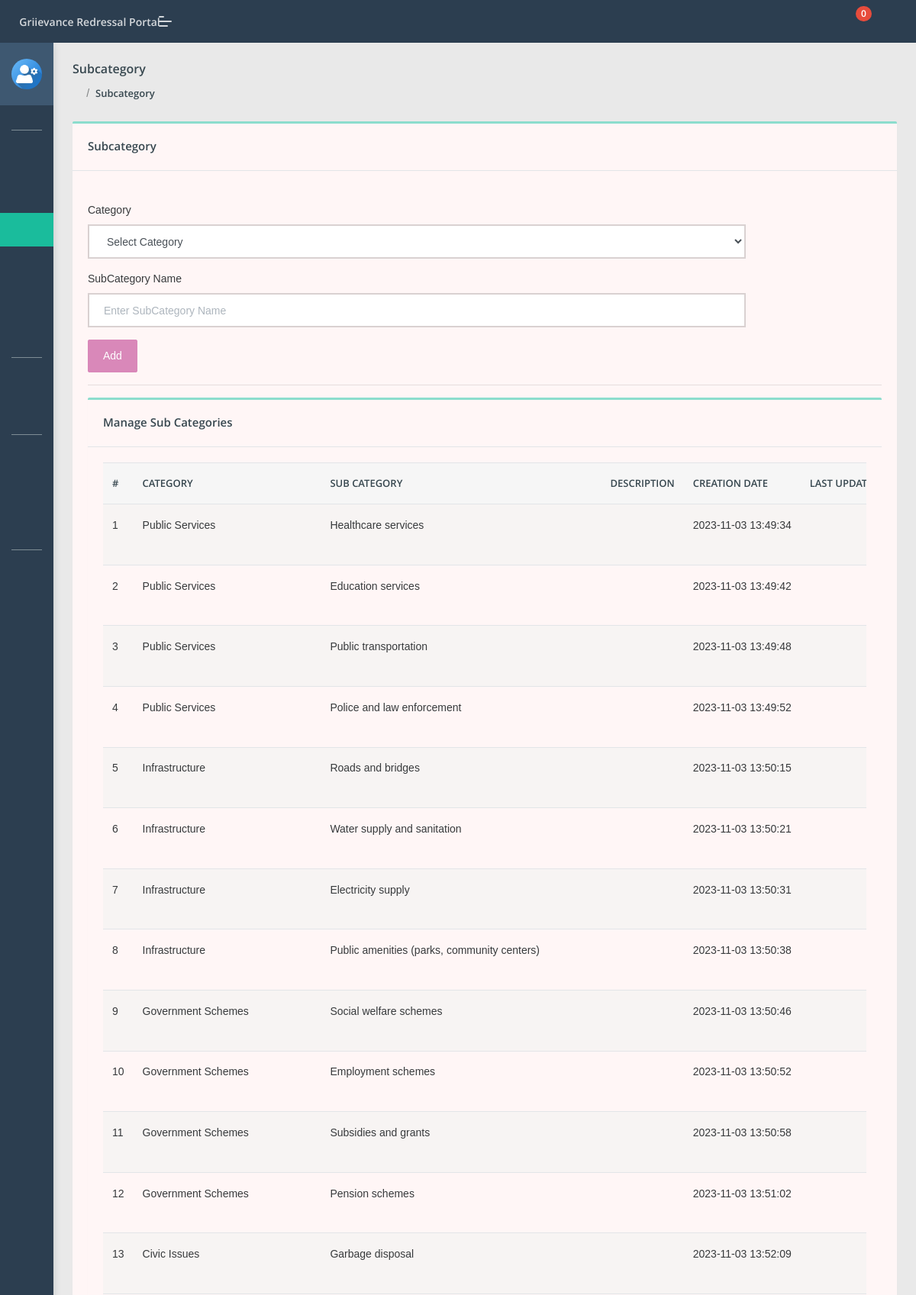
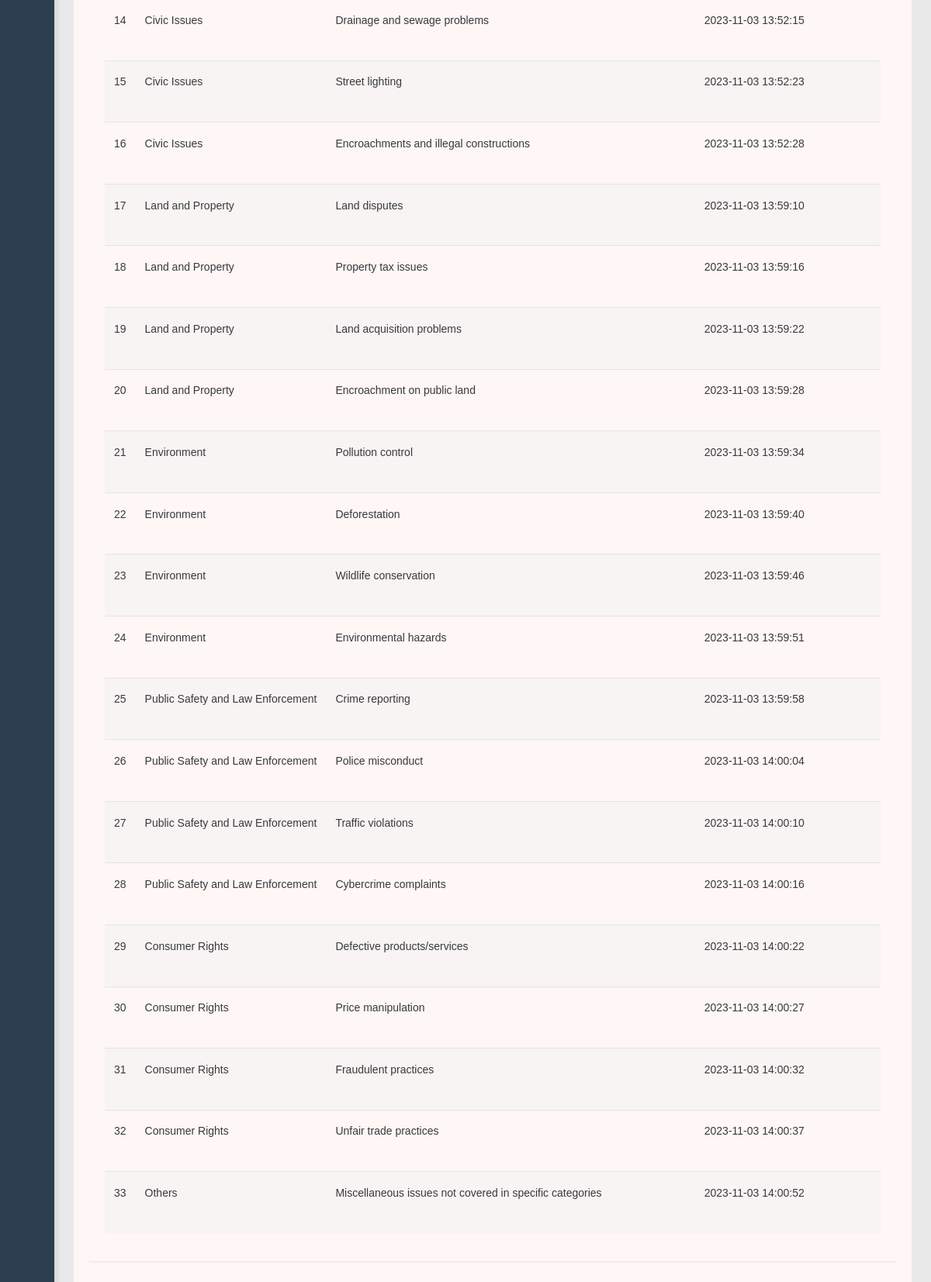
The page /grp/admin/subcategory.php (signed in) on the database its author committed (2 pictures, top to bottom).
### tables this page shows
CREATE TABLE `subcategory` (
  `id` int(11) NOT NULL,
  `categoryid` int(11) DEFAULT NULL,
  `subcategory` varchar(255) DEFAULT NULL,
  `creationDate` timestamp NULL DEFAULT current_timestamp(),
  `updationDate` timestamp NULL DEFAULT NULL ON UPDATE current_timestamp()
);

CREATE TABLE `category` (
  `id` int(11) NOT NULL,
  `categoryName` varchar(255) DEFAULT NULL,
  `categoryDescription` longtext DEFAULT NULL,
  `creationDate` timestamp NULL DEFAULT current_timestamp(),
  `updationDate` timestamp NULL DEFAULT NULL ON UPDATE current_timestamp()
);

### grp/admin/subcategory.php (the view, shortened to what this page needs)
<?php
include('include/config.php');
if (strlen($_SESSION['aid']) == 0) {
    header('location:index.php');
} else {
    ?>
    <!DOCTYPE html>
    <html lang="en">
    <head>
        <link rel="stylesheet" href="assets/css/style.css">
    </head>
    <body class="">
        <?php include('include/sidebar.php'); ?>
        <?php include('include/header.php'); ?>
        <section class="pcoded-main-container">
            <div class="pcoded-content">
                <div class="page-header">
                    <div class="page-block">
                        <div class="row align-items-center">
                            <div class="col-md-12">
                                <div class="page-header-title">
                                    <h5 class="m-b-10">Subcategory</h5>
                                </div>
                                <ul class="breadcrumb">
                                    <li class="breadcrumb-item"><a href="dashboard.php"><i
                                                class="feather icon-home"></i></a></li>
                                    <li class="breadcrumb-item"><a href="subcategory.php">Subcategory</a></li>
                                </ul>
                            </div>
                        </div>
                    </div>
                </div>
                <div class="row">
                    <div class="col-sm-12">
                        <div class="card">
                            <div class="card-header">
                                <h5>Subcategory</h5>
                            </div>
                            <div class="card-body">
                                <div class="row">
                                    <div class="col-md-10">
                                        <br />
                                        <form method="post" name="Category">
                                            <div class="form-group">
                                                <label for="exampleInputEmail1">Category</label>
                                                <select name="category" class="form-control" required>
                                                    <option value="">Select Category</option>
                                                </select>
                                            </div>
                                            <div class="form-group">
                                                <label for="exampleInputEmail1">SubCategory Name</label>
                                                <input type="text" placeholder="Enter SubCategory Name" name="subcategory"
                                                    class="form-control" required>
                                            </div>
                                            <button type="submit" class="btn  btn-primary" name="submit">Add</button>
                                        </form>
                                    </div>
                                </div>
                                <hr>
                                <div class="row">
                                    <div class="col-xl-12">
                                        <div class="card">
                                            <div class="card-header">
                                                <h5>Manage Sub Categories</h5>
                                            </div>
                                            <div class="card-body table-border-style">
                                                <div class="table-responsive">
                                                    <table class="table table-striped">
                                                        <thead>
                                                            <tr>
                                                                <th>#</th>
                                                                <th>Category</th>
                                                                <th>Sub Category</th>
                                                                <th>Description</th>
                                                                <th>Creation date</th>
                                                                <th>Last Updated</th>
                                                            </tr>
                                                        </thead>
                                                        <tbody>
                                                            <?php $query = mysqli_query($con, "select subcategory.id,category.categoryName,category.categoryDescription,subcategory.subcategory,subcategory.creationDate,subcategory.updationDate from subcategory join category on category.id=subcategory.categoryid");
                                                            $cnt = 1;
                                                            while ($row = mysqli_fetch_array($query)) {
                                                                ?>
                                                                <tr>
                                                                    <td>
                                                                        <?php echo htmlentities($cnt); ?>
                                                                    </td>
                                                                    <td>
                                                                        <?php echo htmlentities($row['categoryName']); ?>
                                                                    </td>
                                                                    <td>
                                                                        <?php echo htmlentities($row['subcategory']); ?>
                                                                    </td>
                                                                    <td>
                                                                    </td>
                                                                    <td>
                                                                        <?php echo htmlentities($row['creationDate']); ?>
                                                                    </td>
                                                                    <td>
                                                                    </td>
                                                                </tr>
                                                                <?php $cnt = $cnt + 1;
                                                            } ?>
                                                        </tbody>
                                                    </table>
                                                </div>
                                            </div>
                                        </div>
                                    </div>
                                </div>
                            </div>
                        </div>
                    </div>
                </div>
            </div>
        </section>
    </body>
    </html>
<?php } ?>

### rows shown on the page
subcategory: categoryid.categoryName "Public Services", subcategory "Healthcare services", creationDate "2023-11-03 13:49:34"
subcategory: categoryid.categoryName "Public Services", subcategory "Education services", creationDate "2023-11-03 13:49:42"
subcategory: categoryid.categoryName "Public Services", subcategory "Public transportation", creationDate "2023-11-03 13:49:48"
subcategory: categoryid.categoryName "Public Services", subcategory "Police and law enforcement", creationDate "2023-11-03 13:49:52"
subcategory: categoryid.categoryName "Infrastructure", subcategory "Roads and bridges", creationDate "2023-11-03 13:50:15"
subcategory: categoryid.categoryName "Infrastructure", subcategory "Water supply and sanitation", creationDate "2023-11-03 13:50:21"
subcategory: categoryid.categoryName "Infrastructure", subcategory "Electricity supply", creationDate "2023-11-03 13:50:31"
subcategory: categoryid.categoryName "Infrastructure", subcategory "Public amenities (parks, community centers)", creationDate "2023-11-03 13:50:38"
subcategory: categoryid.categoryName "Government Schemes", subcategory "Social welfare schemes", creationDate "2023-11-03 13:50:46"
subcategory: categoryid.categoryName "Government Schemes", subcategory "Employment schemes", creationDate "2023-11-03 13:50:52"
subcategory: categoryid.categoryName "Government Schemes", subcategory "Subsidies and grants", creationDate "2023-11-03 13:50:58"
subcategory: categoryid.categoryName "Government Schemes", subcategory "Pension schemes", creationDate "2023-11-03 13:51:02"
subcategory: categoryid.categoryName "Civic Issues", subcategory "Garbage disposal", creationDate "2023-11-03 13:52:09"
subcategory: categoryid.categoryName "Civic Issues", subcategory "Drainage and sewage problems", creationDate "2023-11-03 13:52:15"
subcategory: categoryid.categoryName "Civic Issues", subcategory "Street lighting", creationDate "2023-11-03 13:52:23"
subcategory: categoryid.categoryName "Civic Issues", subcategory "Encroachments and illegal constructions", creationDate "2023-11-03 13:52:28"
subcategory: categoryid.categoryName "Land and Property", subcategory "Land disputes", creationDate "2023-11-03 13:59:10"
subcategory: categoryid.categoryName "Land and Property", subcategory "Property tax issues", creationDate "2023-11-03 13:59:16"
subcategory: categoryid.categoryName "Land and Property", subcategory "Land acquisition problems", creationDate "2023-11-03 13:59:22"
subcategory: categoryid.categoryName "Land and Property", subcategory "Encroachment on public land", creationDate "2023-11-03 13:59:28"
subcategory: categoryid.categoryName "Environment", subcategory "Pollution control", creationDate "2023-11-03 13:59:34"
subcategory: categoryid.categoryName "Environment", subcategory "Deforestation", creationDate "2023-11-03 13:59:40"
subcategory: categoryid.categoryName "Environment", subcategory "Wildlife conservation", creationDate "2023-11-03 13:59:46"
subcategory: categoryid.categoryName "Environment", subcategory "Environmental hazards", creationDate "2023-11-03 13:59:51"
subcategory: categoryid.categoryName "Public Safety and Law Enforcement", subcategory "Crime reporting", creationDate "2023-11-03 13:59:58"
subcategory: categoryid.categoryName "Public Safety and Law Enforcement", subcategory "Police misconduct", creationDate "2023-11-03 14:00:04"
subcategory: categoryid.categoryName "Public Safety and Law Enforcement", subcategory "Traffic violations", creationDate "2023-11-03 14:00:10"
subcategory: categoryid.categoryName "Public Safety and Law Enforcement", subcategory "Cybercrime complaints", creationDate "2023-11-03 14:00:16"
subcategory: categoryid.categoryName "Consumer Rights", subcategory "Defective products/services", creationDate "2023-11-03 14:00:22"
subcategory: categoryid.categoryName "Consumer Rights", subcategory "Price manipulation", creationDate "2023-11-03 14:00:27"
subcategory: categoryid.categoryName "Consumer Rights", subcategory "Fraudulent practices", creationDate "2023-11-03 14:00:32"
subcategory: categoryid.categoryName "Consumer Rights", subcategory "Unfair trade practices", creationDate "2023-11-03 14:00:37"
subcategory: categoryid.categoryName "Others", subcategory "Miscellaneous issues not covered in specific categories", creationDate "2023-11-03 14:00:52"

### other values the page prints
$num1 "0"
